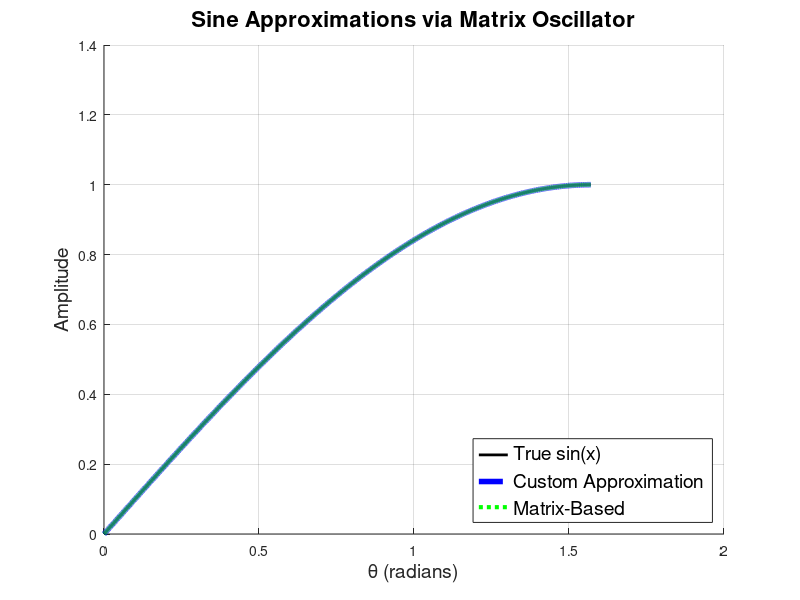

This figure's MATLAB source:
% Parameters
f = 1;              % Frequency in Hz
fs = 44100;         % Sampling frequency
duration = 2;       % seconds
N = fs * duration;  % Number of samples

% Time and angle vectors
t = (0:N-1)/fs;
theta = 2 * pi * f * t;

% True sine wave
y_sin = sin(theta);

% === Custom Polynomial Approximation ===
x_norm = mod(theta+pi, 2*pi); % Wrap angle
x_norm = (x_norm - pi) / pi;  % Normalize [-1, 1]

% Coefficients
c1 = 3.140625;
c2 = 0.02026367;
c3 = -5.3251;
c4 = 0.5446778;
c5 = 1.800293;

y_custom_scaled = c1*x_norm + c2*x_norm.^2 + c3*x_norm.^3 + ...
                  c4*x_norm.^4 + c5*x_norm.^5;

% === Matrix-Based Approximation ===
k = (2 * pi * f) / fs;

% Standard matrix oscillator
x1 = 0; x2 = 1;
y1 = zeros(1, N);

% Gain-corrected version
x1_corr = 1; x2_corr = 0;
y_corr = zeros(1, N);

for i = 1:N
    % Basic matrix oscillator
    y1(i) = (1 - k^2/2) * x1 + k * x2;
    x2_new = -k * x1 + (1 - k^2/2) * x2;
    x1 = y1(i);
    x2 = x2_new;
    
    % Gain-corrected oscillator
    y1_corr = (1 - k^2/2) * x1_corr + k * x2_corr;
    y2_corr = -k * x1_corr + (1 - k^2/2) * x2_corr;
    
    % Power & gain
    P = y1_corr^2 + y2_corr^2;
    G = 1.5 - P;
    
    x1_corr = G * y1_corr;
    x2_corr = G * y2_corr;
    
    y_corr(i) = y1_corr;
end

% === Plot All Approximations ===
plot_range = 1:round(fs/f/4);  % One cycle for clarity

figH=figure;
hold on;
plot(theta(plot_range), y_sin(plot_range), 'k-', 'LineWidth', 2);
plot(theta(plot_range), y_custom_scaled(plot_range), 'b-.', 'LineWidth', 4);
plot(theta(plot_range), y1(plot_range), 'g:', 'LineWidth', 3);

xlabel('\theta (radians)','FontSize',14);
ylabel('Amplitude','FontSize',14);
title('Sine Approximations via Matrix Oscillator','FontSize',16);
legend('True sin(x)', 'Custom Approximation', ...
       'Matrix-Based', 'FontSize', 14,'Location', 'southeast');
grid on;
hold off;

saveFolder = fullfile(pwd,'..','..','gitfigures/system_design/Wah/');
filePath = fullfile(saveFolder, sprintf('%s.png','SinVsTaylorVsMatrix'));
exportgraphics(figH, filePath, 'Resolution', 300);
%filePath = fullfile(saveFolder, sprintf('%s.png','flanger_delay_15ms_test'));
%exportgraphics(figJ, filePath, 'Resolution', 300);
